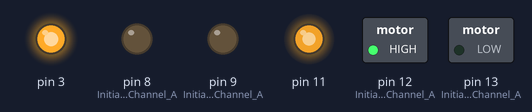
Bench run of a sketch on a simulated Arduino Uno, built with avr-gcc and run on an emulated ATmega328P. On the bench: switched loads named in the sketch (green lamp = pin HIGH), output pins drawn as LEDs (lit = HIGH).

Above: at 0.1 s.
Timing chart, 0 to 1.6 s (numbered marks = the images above):
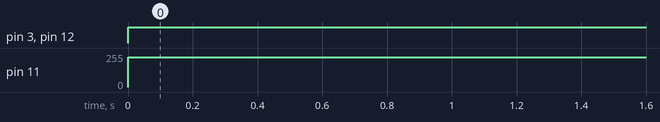

The sketch:

silniki.ino
```cpp
/*************************************************************
Motor Shield 2-Channel DC Motor Demo
by Randy Sarafan

For more information see:
https://www.instructables.com/id/Arduino-Motor-Shield-Tutorial/

*************************************************************/


void setup() {
  //Setup Channel A
  pinMode(12, OUTPUT); //Initiates Motor Channel A pin
  pinMode(9, OUTPUT); //Initiates Brake Channel A pin

  //Setup Channel B
  pinMode(13, OUTPUT); //Initiates Motor Channel A pin
  pinMode(8, OUTPUT);  //Initiates Brake Channel A pin

}

void loop(){


  //Motor A forward @ full speed
  digitalWrite(12, HIGH); //Establishes forward direction of Channel A
  digitalWrite(9, LOW);   //Disengage the Brake for Channel A
  analogWrite(3, 255);   //Spins the motor on Channel A at full speed

  //Motor B backward @ half speed
  digitalWrite(13, LOW);  //Establishes backward direction of Channel B
  digitalWrite(8, LOW);   //Disengage the Brake for Channel B
  analogWrite(11, 225);    //Spins the motor on Channel B at half speed

  delay(3000);

}
```

Measured:
- by itself, pin 3, pin 12 (Initiates_Motor_Channel_A): LOW → HIGH at 0.00 s
- by itself, pin 11: 0/255 → 225/255 at 0.00 s
